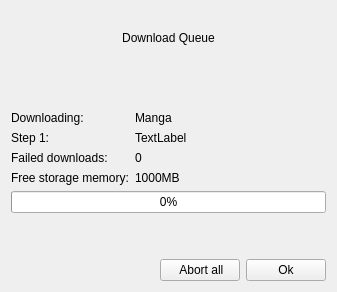
<?xml version="1.0" encoding="UTF-8"?>
<ui version="4.0">
 <class>DownloadStatusDialog</class>
 <widget class="QDialog" name="DownloadStatusDialog">
  <property name="geometry">
   <rect>
    <x>0</x>
    <y>0</y>
    <width>337</width>
    <height>292</height>
   </rect>
  </property>
  <property name="windowTitle">
   <string>Dialog</string>
  </property>
  <layout class="QVBoxLayout" name="verticalLayout">
   <item>
    <widget class="QLabel" name="labelTitle">
     <property name="text">
      <string>Download Queue</string>
     </property>
     <property name="alignment">
      <set>Qt::AlignCenter</set>
     </property>
     <property name="wordWrap">
      <bool>false</bool>
     </property>
    </widget>
   </item>
   <item>
    <spacer name="verticalSpacer">
     <property name="orientation">
      <enum>Qt::Vertical</enum>
     </property>
     <property name="sizeType">
      <enum>QSizePolicy::Fixed</enum>
     </property>
     <property name="sizeHint" stdset="0">
      <size>
       <width>20</width>
       <height>40</height>
      </size>
     </property>
    </spacer>
   </item>
   <item>
    <layout class="QFormLayout" name="formLayout">
     <property name="sizeConstraint">
      <enum>QLayout::SetDefaultConstraint</enum>
     </property>
     <property name="rowWrapPolicy">
      <enum>QFormLayout::DontWrapRows</enum>
     </property>
     <item row="1" column="0">
      <widget class="QLabel" name="labelStep">
       <property name="text">
        <string>Step 1: </string>
       </property>
       <property name="wordWrap">
        <bool>true</bool>
       </property>
      </widget>
     </item>
     <item row="0" column="0">
      <widget class="QLabel" name="label">
       <property name="text">
        <string>Downloading:</string>
       </property>
       <property name="wordWrap">
        <bool>true</bool>
       </property>
      </widget>
     </item>
     <item row="2" column="0">
      <widget class="QLabel" name="label_2">
       <property name="text">
        <string>Failed downloads:</string>
       </property>
      </widget>
     </item>
     <item row="0" column="1">
      <widget class="QLabel" name="labelMangaTitle">
       <property name="text">
        <string>Manga</string>
       </property>
       <property name="wordWrap">
        <bool>true</bool>
       </property>
      </widget>
     </item>
     <item row="1" column="1">
      <widget class="QLabel" name="labelStatus">
       <property name="text">
        <string>TextLabel</string>
       </property>
       <property name="wordWrap">
        <bool>true</bool>
       </property>
      </widget>
     </item>
     <item row="2" column="1">
      <widget class="QLabel" name="labelDownloadErrors">
       <property name="text">
        <string>0</string>
       </property>
      </widget>
     </item>
     <item row="3" column="0">
      <widget class="QLabel" name="label_3">
       <property name="text">
        <string>Free storage memory:</string>
       </property>
      </widget>
     </item>
     <item row="3" column="1">
      <widget class="QLabel" name="labelFreeMemory">
       <property name="text">
        <string>1000MB</string>
       </property>
      </widget>
     </item>
    </layout>
   </item>
   <item>
    <widget class="QProgressBar" name="progressBar">
     <property name="value">
      <number>0</number>
     </property>
     <property name="textVisible">
      <bool>true</bool>
     </property>
     <property name="orientation">
      <enum>Qt::Horizontal</enum>
     </property>
    </widget>
   </item>
   <item>
    <spacer name="verticalSpacer_2">
     <property name="orientation">
      <enum>Qt::Vertical</enum>
     </property>
     <property name="sizeType">
      <enum>QSizePolicy::Fixed</enum>
     </property>
     <property name="sizeHint" stdset="0">
      <size>
       <width>20</width>
       <height>40</height>
      </size>
     </property>
    </spacer>
   </item>
   <item>
    <layout class="QHBoxLayout" name="horizontalLayout">
     <item>
      <spacer name="horizontalSpacer">
       <property name="orientation">
        <enum>Qt::Horizontal</enum>
       </property>
       <property name="sizeHint" stdset="0">
        <size>
         <width>40</width>
         <height>20</height>
        </size>
       </property>
      </spacer>
     </item>
     <item>
      <widget class="QPushButton" name="pushButtonCancel">
       <property name="focusPolicy">
        <enum>Qt::NoFocus</enum>
       </property>
       <property name="text">
        <string> Abort all</string>
       </property>
      </widget>
     </item>
     <item>
      <widget class="QPushButton" name="pushButtonOk">
       <property name="focusPolicy">
        <enum>Qt::NoFocus</enum>
       </property>
       <property name="text">
        <string>Ok</string>
       </property>
      </widget>
     </item>
    </layout>
   </item>
  </layout>
 </widget>
 <resources/>
 <connections/>
</ui>
